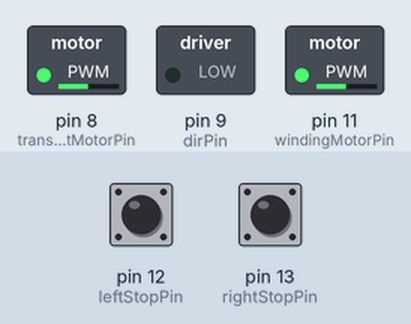
Simulated run of this sketch. Board: Arduino Uno, built with avr-gcc and run on an emulated ATmega328P. Parts: switched loads named in the sketch (green lamp = pin HIGH). Inputs (shaded band) come from the test bench; at power-on: pin 13 (rightStopPin) LOW, pin 12 (leftStopPin) LOW.

Above: at 1.27 s.
1.3 s: pin 13 (rightStopPin) pulled HIGH for 0.15 s
At 1.91 s:
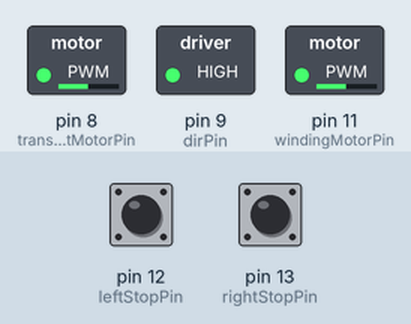
4.3 s: pin 12 (leftStopPin) pulled HIGH for 0.15 s
At 5.35 s:
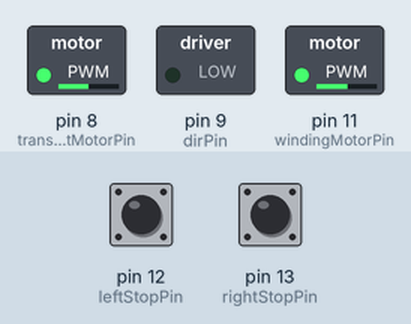
7.3 s: pin 12 (leftStopPin) pulled HIGH for 1 s
10.3 s: pin 13 (rightStopPin) pulled HIGH for 1 s
At 11.75 s:
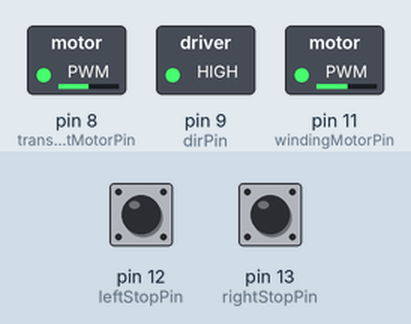
Timing chart, 0 to 14.3 s (numbered marks = the images above; inputs shaded):
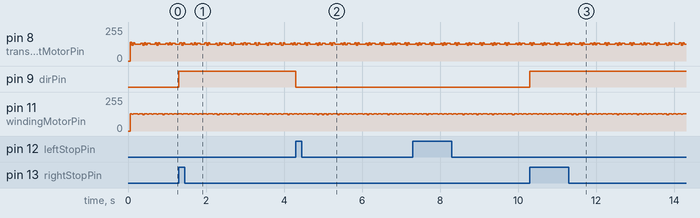

Measured:
- after the input at 1.3 s, pin 9 (dirPin): LOW → HIGH at once
- after the input at 4.3 s, pin 9 (dirPin): HIGH → LOW at once
- after the input at 10.3 s, pin 9 (dirPin): LOW → HIGH at once

The sketch:

ProiectFinal_MasinaBobinat.ino
```cpp
//pentru retinerea pinilor conectati la optocuploare (pentru schimbarea sensului)
const int leftStopPin = 12, rightStopPin = 13;


const int transportMotorPin= 8;  //pinul pt comanda motorului de transportMotorPinsport
const int dirPin = 9;  //pinul pentru schmibarea sensului motorului folosit la transportMotorPinsportul stanga-dreapta

const int windingMotorPin =11;  //pinul pt comanda motorului de windingMotorPininare

int prevTimeTransport, prevTimeWinding, now;

int perTransport, minPerTransport = 6;  //perioada minima necesara pentru ca motorul de transportMotorPinsport sa realizeze un pas este de 6 milisecunde
int perWinding, minPerWinding = 4;  //perioada minima necesara pentru ca motorul care windingMotorPinineaza sa realizeze un pas este de 4 milisecunde


void setup() {

  pinMode (leftStopPin, INPUT);
  pinMode(rightStopPin, INPUT);

  pinMode (dirPin, OUTPUT);
  pinMode(transportMotorPin, OUTPUT);

  pinMode (windingMotorPin, OUTPUT);

  //Initializarea periodelor pasilor pentru cele doua motoare
  perTransport = 6;
  perWinding = 4;

  //Nu se accepta o perioda mai mica decat perioda minima
  //In cazul in care s-a facut o initializare gresita a perioadelor
  if( perTransport < minPerTransport) perTransport = minPerTransport;
  if( perWinding < minPerWinding) perWinding = minPerWinding;
}


void loop() {

  //Se stabileste sensul motorului de transport
  if( digitalRead ( leftStopPin ) )        //daca s-a ajuns la limita din stanga
  {
    digitalWrite(dirPin, 0);     //schimba sensul
  }
  else if ( digitalRead( rightStopPin) )   //daca s-a ajuns la limita din dreapta
  {
    digitalWrite(dirPin, 1);    //schimba sensul
  }

  now = millis();   //actualizeaza timpul curent
                 //apoi misca motoarele
  go( transportMotorPin, perTransport, prevTimeTransport );
  go( windingMotorPin, perWinding, prevTimeWinding );
}


void go(int pinStepper, int per, int& prevTime)   //functia primeste ca parametri pinul pe care se trimite comanda de pas, perioda pasului
//si momentul in care s-a facut ultimul pas (acesta din urma se modifica cand se face un pas)
{
  if ( now - prevTime >= per/2 )
  {
    digitalWrite(pinStepper, LOW );
  }

  if ( now - prevTime >= per )
  {
    digitalWrite(pinStepper, HIGH);
    prevTime = now;   //actualizeaza momentul la care s-a facut ultimul pas
  }
}
```
